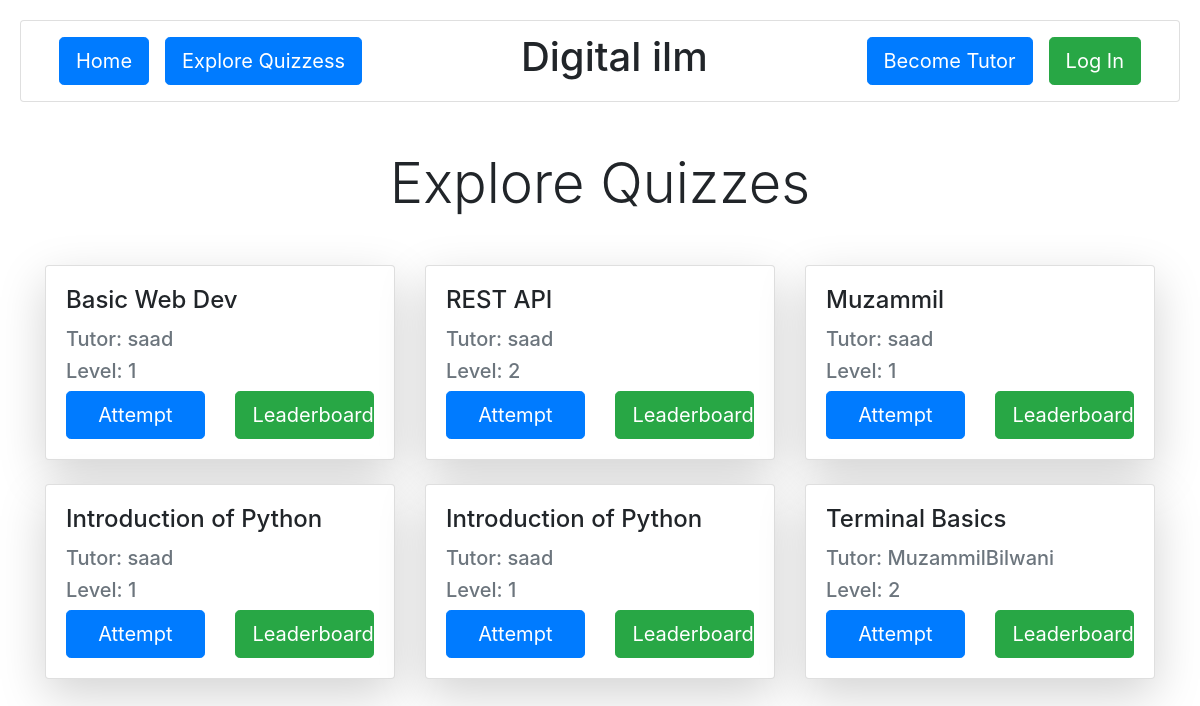
The app's page /learn/, older data.
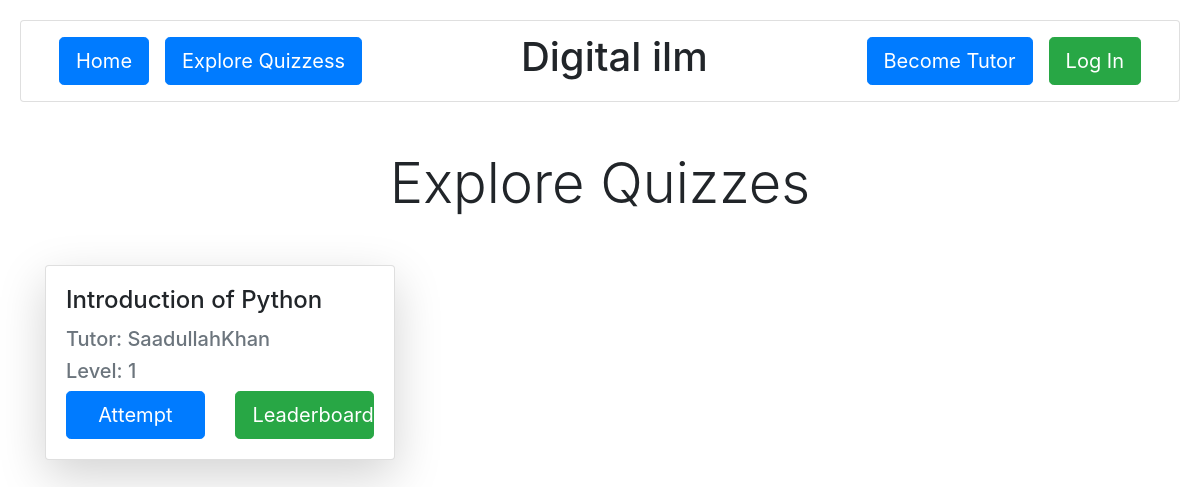
The same page, newer data.
### learn/models.py (models this page shows, shortened)
class QuestionSheet(models.Model):
    title = models.CharField(max_length=200)
    tutor = models.ForeignKey(User, on_delete=models.CASCADE, related_name="tutor")
    l = [
        (1, 1),
        (2, 2),
        (3, 3),
        (4, 4),
        (5, 5)]
    level = models.IntegerField(choices=l, default=1)

### learn/views.py (the view)
# urls.py: path('', views.explore_quizzes , name="explore-quizzes"),
def explore_quizzes(request):
    questions_sheet = QuestionSheet.objects.all()
    return render(request, 'explore_quizzes.html', {"questions": questions_sheet})

### learn/templates/explore_quizzes.html (shortened to what this page needs)
{% extends "layout.html" %}
{% block body %}
    <div class="container mt-5">
        <h1 class="display-4 text-center mb-5">Explore Quizzes</h1>
        <div class="row g-4">
            {% for question in questions %}
            <div class="col-12 col-sm-12 col-md-6 col-lg-4">
                    <div class="card h-100 shadow-lg">
                        <div class="card-body">
                            <h4 class="card-title">{{ question.title }}</h4>
                            <h5 class="text-muted mb-2">Tutor: {{ question.tutor }}</h5>
                            <h5 class="text-muted mb-2">Level: {{ question.level }}</h5>
                            <div class="edit-inspect"
                            style="
                            display: flex;
                            align-items: center;
                            justify-content: space-between;
                            ">
                                <a href="{% url 'question_sheet_by_id' question.id %}" class="btn btn-primary btn-lg mt-auto"
                                style="
                                width: 45%;
                                ">Attempt</a>
                                <a href="{% url 'leaderboard_by_id' question.id %}" class="btn btn-success btn-lg" style="
                                width: 45%;
                                ">Leaderboard</a>
                            </div>
                        </div>
                    </div>
                </div>
            {% endfor %}
        </div>
    </div>
{% endblock %}

### templates/layout.html (shortened to what this page needs)
{% load static %}
<!DOCTYPE html>
<html lang="en">
<head>
    <link href="https://cdn.jsdelivr.net/npm/bootstrap@5.3.3/dist/css/bootstrap.min.css" rel="stylesheet">
    <link rel="stylesheet" href="https://cdnjs.cloudflare.com/ajax/libs/normalize/8.0.1/normalize.min.css" />
    <link rel="stylesheet" href="https://maxcdn.bootstrapcdn.com/bootstrap/4.0.0/css/bootstrap.min.css">
</head>
<body>
    {% block nav %}
    <div class="card">
        <header>
            <nav>
                <div class="nav-left">
                    <a href="{% url 'home' %}" class="btn btn-primary btn-lg mx-2">Home</a>
                    <a href="{% url 'explore-quizzes' %}" class="btn btn-primary btn-lg mx-2">Explore Quizzess</a>
                </div>
                <div class="nav-center">
                    <h1 class="title">Digital ilm</h1>
                </div>
                <div class="nav-right">
                    {% if user.is_authenticated %}
                    <a href="{% url 'tutor' %}" class="btn btn-success btn-lg mx-2">{{ user.username|truncatechars:20 }}</a>
                    {% else %}
                    <a href="{% url 'register' %}" class="btn btn-primary btn-lg mx-2">Become Tutor</a>
                    {% endif %}
                    {% if user.is_authenticated %}
                    <a href="{% url 'confirm-logout' %}" class="btn btn-danger btn-lg mx-2">Log Out</a>
                    {% else %}
                    <a href="{% url 'login'%}" class="btn btn-success btn-lg mx-2">Log In</a>
                    {% endif %}
                </div>
            </nav>
        </header>
</div>
{% endblock %}
{% block body %}{% endblock %}
</body>
</html>

Row changes from the older to the newer data that the page shows:
removed QuestionSheet: title "Basic Web Dev", tutor "saad", level "1"
removed QuestionSheet: title "REST API", tutor "saad", level "2"
removed QuestionSheet: title "Muzammil", tutor "saad", level "1"
removed QuestionSheet: title "Introduction of Python", tutor "saad", level "1"
removed QuestionSheet: title "Introduction of Python", tutor "saad", level "1"
removed QuestionSheet: title "Terminal Basics", tutor "MuzammilBilwani", level "2"
added QuestionSheet: title "Introduction of Python", tutor "SaadullahKhan", level "1"
